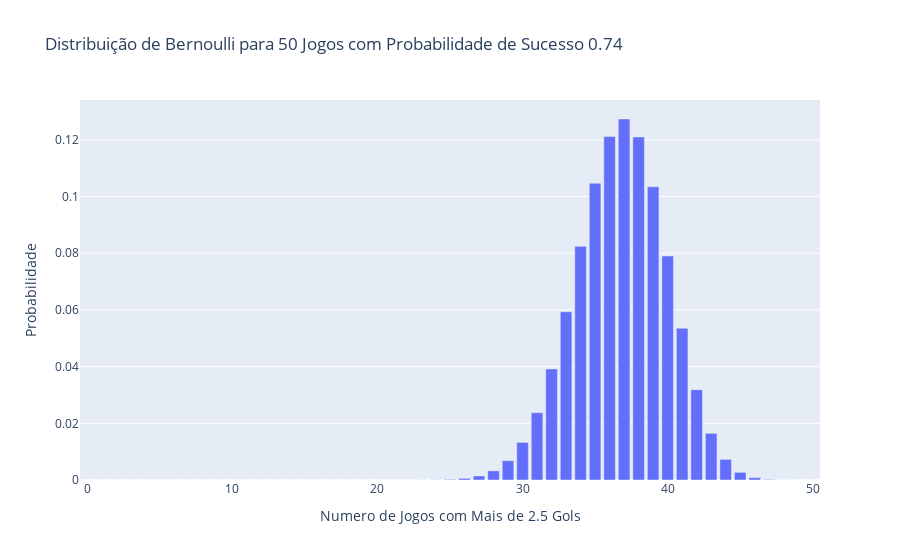

This figure's notebook cell:
### Code cell
gerar_distribuicao_bernoulli(p, 50)

### Figure 1 — Plotly figure (JSON) as saved in the notebook; plotly's stock layout.template omitted (floating-point values rounded to 4 significant figures)
{"data": [{"alignmentgroup": "True", "hovertemplate": "Numero de Jogos com Mais de 2.5 Gols=%{x}<br>Probabilidade=%{y}<extra></extra>", "legendgroup": "", "marker": {"color": "#636efa", "pattern": {"shape": ""}}, "name": "", "offsetgroup": "", "orientation": "v", "showlegend": false, "textposition": "auto", "type": "bar", "x": [0, 1, 2, 3, 4, 5, 6, 7, 8, 9, 10, 11, 12, 13, 14, 15, 16, 17, 18, 19, 20, 21, 22, 23, 24, 25, 26, 27, 28, 29, 30, 31, 32, 33, 34, 35, 36, 37, 38, 39, 40, 41, 42, 43, 44, 45, 46, 47, 48, 49, 50], "xaxis": "x", "y": [1.375e-29, 1.909e-27, 1.299e-25, 5.775e-24, 1.885e-22, 4.817e-21, 1.003e-19, 1.752e-18, 2.616e-17, 3.391e-16, 3.862e-15, 3.901e-14, 3.522e-13, 2.86e-12, 2.099e-11, 1.4e-10, 8.504e-10, 4.725e-09, 2.406e-08, 1.126e-07, 4.846e-07, 1.923e-06, 7.042e-06, 2.381e-05, 7.442e-05, 0.000215, 0.0005742, 0.001418, 0.003235, 0.006817, 0.01326, 0.02376, 0.03918, 0.05936, 0.08245, 0.1047, 0.1212, 0.1274, 0.121, 0.1034, 0.07902, 0.05354, 0.03187, 0.01647, 0.007278, 0.002696, 0.0008139, 0.0001924, 3.34e-05, 3.787e-06, 2.104e-07], "yaxis": "y"}], "layout": {"barmode": "relative", "legend": {"tracegroupgap": 0}, "title": {"text": "Distribuição de Bernoulli para 50 Jogos com Probabilidade de Sucesso 0.74"}, "xaxis": {"anchor": "y", "domain": [0, 1], "title": {"text": "Numero de Jogos com Mais de 2.5 Gols"}}, "yaxis": {"anchor": "x", "domain": [0, 1], "title": {"text": "Probabilidade"}}}}
